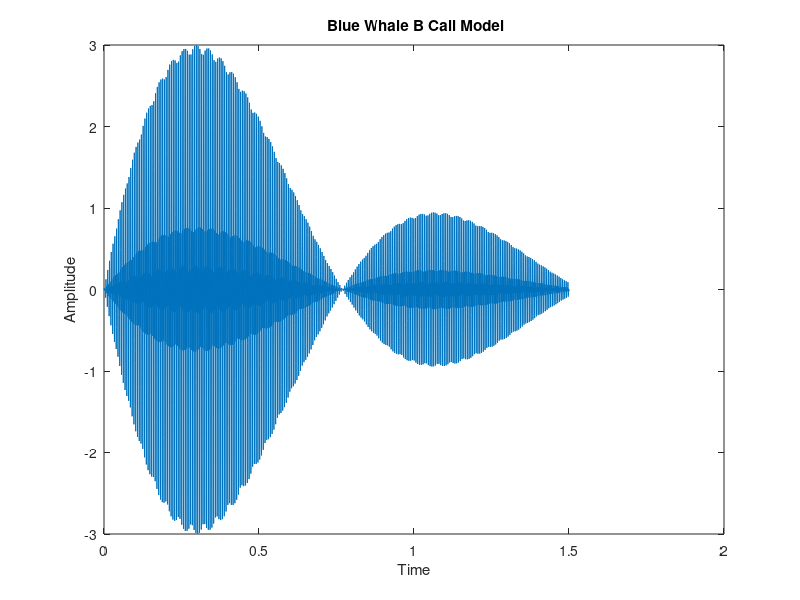

MATLAB code to generate this figure:
% CALLMODEL Models a blue whale B call.
%
% Uses a model of the form
% y = A.*y0
% where A = A0*exp(-B*t).*sin(2*pi*fm*t)
% and y0 is a sum of harmonics
% yn = sin(2*pi*n*f0*t)

% Create the time base for the signal.
fs = 4000;
t = 0:(1/fs):1.5;

% Set the fundamental frequency of the call.
f0 = 175;

% Create the harmonics.
y0 = sin(2*pi*f0*t) + sin(2*pi*2*f0*t) + sin(2*pi*3*f0*t);

% Set the additional parameters in the model.
A0 = 2; % Initial amplitude.
B  = 1.5; % Amplitude decay rate.
fm = 0.65; % Frequency of the modulating envelope.
% Create the envelope
A  = A0*exp(-B*t).*sin(2*pi*fm*t);

% Create the call.
call = A.*y0;

% Plot the model call and listen to it.
figure
plot(t,call)
xlabel('Time')
ylabel('Amplitude')
title('{\bf Blue Whale B Call Model}')
soundsc(call,fs)
